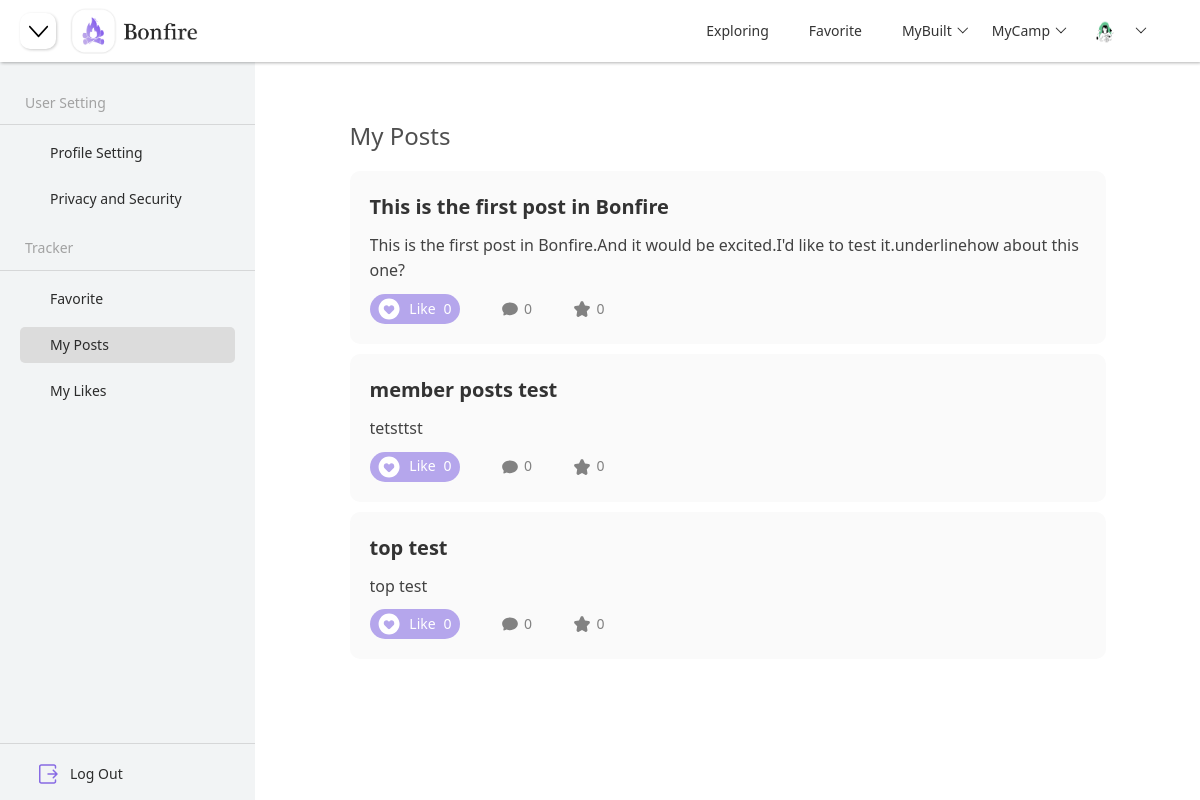
Page /user/myposts (signed in) on the earlier database version.
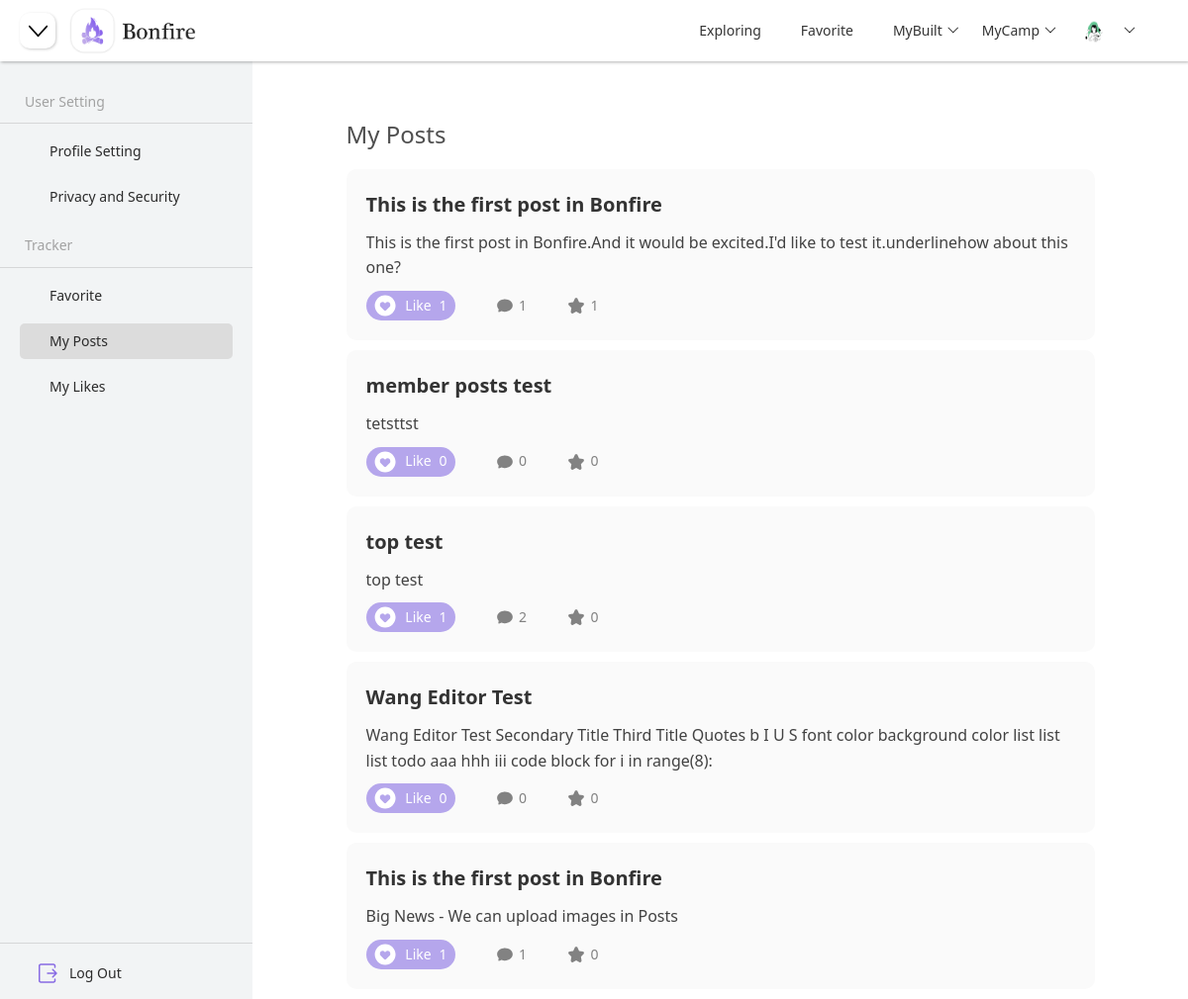
Same page on the later database version.
### models.py (models this page shows)
class UserModel(db.Model):
    __tablename__ = "user"
    id = db.Column(db.Integer, primary_key=True, autoincrement=True)
    username = db.Column(db.String(200), nullable=False, unique=False)
    email = db.Column(db.String(100), nullable=False, unique=False)
    password = db.Column(db.String(200), nullable=False)
    avatar = db.Column(db.String(200), nullable=False, default="default.png")
    gender = db.Column(db.String(10), nullable=True)
    birthday = db.Column(db.DateTime, nullable=True)
    description = db.Column(db.String(200), nullable=True)
    join_time = db.Column(db.DateTime, default=datetime.now)

class PostModel(db.Model):
    __tablename__ = "post"
    id = db.Column(db.Integer, primary_key=True, autoincrement=True)
    title = db.Column(db.String(100), nullable=False, unique=False)
    content = db.Column(db.Text, nullable=True)
    create_time = db.Column(db.DateTime, default=datetime.now)
    update_time = db.Column(db.DateTime, default=datetime.now)
    is_top = db.Column(db.Boolean, default=False)
    is_notice = db.Column(db.Boolean, default=False)
    is_delete = db.Column(db.Boolean, default=False)
    description = db.Column(db.String(200), nullable=True)
    favorite_count = db.Column(db.Integer, default=0)
    comment_count = db.Column(db.Integer, default=0)
    like_count = db.Column(db.Integer, default=0)
    user_id = db.Column(db.Integer, db.ForeignKey("user.id"))
    camp_id = db.Column(db.Integer, db.ForeignKey("camp.id"))
    category_id = db.Column(db.Integer, db.ForeignKey("category.id"))
    user = db.relationship("UserModel", backref="posts")
    camp = db.relationship("CampModel", backref="posts")
    category = db.relationship("CategoryModel", backref="posts")

### blueprints/user.py (the view)
class MyPost(Resource):
    method_decorators = [login_required]
    def get(self):
        posts = []
        post = {}
        post_models = PostModel.query.filter_by(user_id=g.user.id, is_delete=0).all()
        for post_model in post_models:
            post["title"] = post_model.title
            post["description"] = post_model.description
            post["like_count"] = post_model.like_count
            post["comment_count"] = post_model.comment_count
            post["favorite_count"] = post_model.favorite_count
            post["camp_id"] = post_model.camp_id
            post["category_id"] = post_model.category_id
            post["post_id"] = post_model.id
            posts.append(post)
            post = {}
        if len(posts) == 0:
            posts = None
        camp_builders = get_all_camp_builder()
        camp_joins = get_all_camp_join()
        return render_template("lists.html", status="myposts", posts=posts, user=g.user, camp_builders=camp_builders, camp_joins=camp_joins)

### app.py (called while the page is built)
@app.before_request
def before_request():
    user_id = session.get("user_id")
    if user_id:
        try:
            user = UserModel.query.get(user_id)
            g.user = user
        except:
            g.user = None

@app.context_processor
def context_processor():
    if hasattr(g, "user"):
        return {"user": g.user}
    else:
        return {}

### blueprints/user.py (called while the page is built)
@api.representation('text/html')
def output_html(data, code, headers=None):
    if isinstance(data, str):
        resp = Response(data)
        return resp
    else:
        return Response(json.dumps(data), mimetype='application/json')

### controller.py (called while the page is built)
def get_all_camp_builder():
    user_id = session.get("user_id")
    if user_id:
        camp_user = CampUserModel.query.filter_by(user_id=user_id, identity="Builder").all()
        camps = []
        camp_dict = {}
        for camp in camp_user:
            camp_dict["camp_id"] = camp.camp_id
            camp = CampModel.query.filter_by(id=camp.camp_id).first()
            camp_dict["camp_name"] = camp.name
            camps.append(camp_dict)
            camp_dict = {}
        return camps
    else:
        return {}

def get_all_camp_join():
    user_id = session.get("user_id")
    if user_id:
        camp_user = CampUserModel.query.filter_by(user_id=user_id).filter(CampUserModel.identity.in_(["Admin", "Member"])).all()
        camps = []
        camp_dict = {}
        for camp in camp_user:
            camp_dict["camp_id"] = camp.camp_id
            camp = CampModel.query.filter_by(id=camp.camp_id).first()
            camp_dict["camp_name"] = camp.name
            camps.append(camp_dict)
            camp_dict = {}
        return camps
    else:
        return {}

### decoration.py (called while the page is built)
def login_required(func):
    @wraps(func)
    def wrapper(*args, **kwargs):
        if hasattr(g, 'user'):
            return func(*args, **kwargs)
        else:
            return redirect(url_for("user.login"))
    return wrapper

### templates/lists.html (shortened to what this page needs)
{% extends "components/index_navi.html" %}
{% block head %}
    <link rel="stylesheet" href="{{ url_for('static', filename='css/camp.css') }}">
    <link rel="stylesheet" href="{{ url_for('static', filename='css/profile.css') }}">
{% endblock %}
{% block navi_shrink %}
    <button class="justify-content-start shrink-btn" onclick="side()">
    </button>
{% endblock %}
{% block body %}
    {% include "components/profile_side.html" %}
    {% include "components/lists_container.html" %}
{% endblock %}

### templates/components/index_navi.html (shortened to what this page needs)
<!DOCTYPE html>
<html lang="en">
<head>
    <link rel="stylesheet" href="{{ url_for('static', filename='bootstrap/bootstrap@5.1.1.min.css') }}">
    <link rel="stylesheet" href="{{ url_for('static', filename='css/base.css') }}">
    <link rel="stylesheet" href="{{ url_for('static', filename='layui/css/layui.css') }}">
    {% block head %}{% endblock %}
</head>
<body>
<nav class="navbar navbar-expand-md nav-bar fixed-top">
    {% block navi_shrink %}{% endblock %}
    <img class="justify-content-start navi-logo"
         src={{ url_for("static", filename="images/nav-logo.png") }}>
    <div class="collapse navbar-collapse justify-content-end nav-content" id="collapsibleNavbar">
        <ul class="navbar-nav nav-title layui-nav">
            <li class="layui-nav-item">
                <a href="{{ url_for("index.index") }}">Exploring</a>
            </li>
            <li class="layui-nav-item">
                <a href="/user/favorite">Favorite</a>
            </li>
            <li class="layui-nav-item">
                <a href="javascript:">MyBuilt</a>
            </li>
            <li class="layui-nav-item">
                <a href="javascript:">MyCamp</a>
            </li>
            <li class="layui-nav-item">
                <a href="javascript:;">
                    {% if user.avatar == "default.png" %}
                        <img src="{{ url_for('static', filename='images/default.png') }}" alt="avatar"
                             class="layui-nav-img" id="navi-logo">
                    {% else %}
                        <img class="layui-nav-img"
                             src="/static/upload/avatar/{{ user.avatar }}"
                             alt="avatar" id="navi-logo">
                    {% endif %}
                </a>
            </li>
        </ul>
    </div>
</nav>
{% block body %}{% endblock %}
</body>
</html>

### templates/components/profile_side.html (shortened to what this page needs)
<div class="container-fluid" id="main-body">
    <div class="side-menu profile-menu" id="side-menu">
        <div id="hide-menu">
            <p class="profile-title">User Setting</p>
            <hr class="segmentation">
            {% if status=="profile" %}
                <a class="pro-button active-profile" href="{{ url_for("user.profile") }}">
                    Profile Setting
                </a>
            {% else %}
                <a class="pro-button" href="{{ url_for("user.profile") }}">
                    Profile Setting
                </a>
            {% endif %}
            {% if status=="privacy" %}
                <a class="pro-button active-profile" href="{{ url_for("user.privacy") }}">
                    Privacy and Security
                </a>
            {% else %}
                <a class="pro-button" href="{{ url_for("user.privacy") }}">
                    Privacy and Security
                </a>
            {% endif %}
            <p class="profile-title" style="margin-top: 20px">Tracker</p>
            <hr class="segmentation">
            {% if status=="favorite" %}
                <a class="pro-button active-profile" href="/user/favorite">
                    Favorite
                </a>
            {% else %}
                <a class="pro-button" href="/user/favorite">
                    Favorite
                </a>
            {% endif %}
            {% if status == "myposts" %}
                <a class="pro-button active-profile" href="/user/myposts">
                    My Posts
                </a>
            {% else %}
                <a class="pro-button" href="/user/myposts">
                    My Posts
                </a>
            {% endif %}
            {% if status=="like" %}
                <a class="pro-button active-profile" href="/user/like">
                    My Likes
                </a>
            {% else %}
                <a class="pro-button" href="/user/like">
                    My Likes
                </a>
            {% endif %}
            <div class="side-bottom">
                <hr class="segmentation">
                <div class="dropdown">
                    <ul class="nav nav-pills flex-column mb-auto " id="side-list">
                        <li class="nav-item nav-items">
                            <a href="{{ url_for("user.logout") }}" class="nav-link list-items">
                                Log Out
                            </a>
                        </li>
                    </ul>
                </div>
            </div>
        </div>
    </div>
</div>

### templates/components/lists_container.html (shortened to what this page needs)
<div class="container-box" id="container-box">
    <div class="center" id="center-box-lists">
        {% if status == "favorite"  %}
            <h4 class="profile-page-title">My Favorite</h4>
        {% elif status == "myposts" %}
            <h4 class="profile-page-title">My Posts</h4>
        {% else %}
            <h4 class="profile-page-title">My Likes</h4>
        {% endif %}
        {% if posts != None %}
            {% for post in posts %}
                <div class="posts">
                    <div class="post-title">
                        <a class="post-title-content"
                           href="/camp/{{ post["camp_id"] }}/{{ post["category_id"] }}/{{ post["post_id"] }}">{{ post["title"] }}</a>
                    </div>
                    <div class="post-content">
                        <p class="post-content-text">
                            {{ post["description"] }}
                        </p>
                    </div>
                    <div class="post-info">
                        <div class="like">
                            <p class="like-info-text">Like</p>
                            <p class="like-info-num">{{ post["like_count"] }}</p>
                        </div>
                        <div class="comment">
                            <p>{{ post["comment_count"] }}</p>
                        </div>
                        <div class="favorite">
                            <p>{{ post["favorite_count"] }}</p>
                        </div>
                    </div>
                </div>
            {% endfor %}
        {% else %}
            <div style="text-align: center">
                <img src="/static/images/nothing.png" style="width: 50%" alt="nothing found here!">
            </div>
        {% endif %}
    </div>
</div>

### static/css/base.css (style rules this page uses)
html { scroll-behavior:smooth; }
* { margin: 0; padding: 0; box-sizing: border-box; }
li { list-style: none }
img { border: 0; vertical-align: middle }
button { cursor: pointer }
a { color: #D6D6D6; text-decoration: none !important; }
p { margin-bottom: unset !important; }
button, input { font-family: Microsoft YaHei, Heiti SC, tahoma, arial, Hiragino Sans GB, "\5B8B\4F53", sans-serif; border: 0; outline: none; }
.navi-logo { height: 46px; margin-left: 10px; }
.nav-bar { box-shadow: 1px 1px 3px rgb(0 0 0 / 30%); backdrop-filter: saturate(180%) blur(20px)!important; z-index: 99!important; }
.nav-content { margin-right: 30px; }
.nav-title a { color: #343434 !important; transition: ease 0.3s; }
.segmentation { color: gray; border-bottom: none !important; background-color: gray; }
.shrink-btn { margin-left: 20px; background-color: #ffffff; border-radius: 10px; width: 36px; height: 36px; box-shadow: 1px 1px 3px rgb(0 0 0 / 20%); transition: ease 0.3s; }
#shrink-svg { transition: ease 0.3s; }

### static/css/camp.css (style rules this page uses)
#main-body { display: flex; padding-left: 0; padding-right: 0; margin-top: 62px; }
@media (min-width: 751px) { #side-menu { position: fixed; display: flex; width: 255px; background-color: #f2f4f5; height: calc(100vh - 62px); transition: ease .5s; padding-top: 30px; overflow: hidden; flex-direction: column; left: 0; } }
@media screen and (min-width: 751px) { .container-box { display: flex; position: absolute; justify-content: center; width: calc(100vw - 255px); height: calc(100vh - 62px); transition: width .5s ease; right: 0; } }
@media screen and (min-width: 751px) { .center { width: calc(100vw - 500px); height: calc(100vh - 62px); overflow: scroll; overflow-x: hidden; } }
.side-bottom { position: absolute; width: 100%; bottom: 0; }
#side-list { flex-wrap: nowrap; margin-left: 20px; margin-right: 20px; margin-bottom: 0 !important; }
.list-items { display: flex; white-space: nowrap; height: 34px; width: 100%; align-items: center; overflow: hidden; color: #2B2B2B !important; font-size: 14px !important; flex-wrap: wrap; padding-bottom: 28px; margin-bottom: 10px; }
.posts { background-color: #fafafa; border-radius: 10px; padding: 20px; margin-bottom: 10px; transition: ease .4s; }
.post-title { display: flex; align-items: center; margin-bottom: 10px; }
.post-title-content { font-weight: bold; font-size: 20px; }
.post-content { overflow: hidden; text-overflow: ellipsis; display: -webkit-box; -webkit-line-clamp: 2; -webkit-box-orient: vertical; margin-bottom: 10px; }
.post-content-text { display: inline; color: #424242; }
@media (min-width: 751px) { .post-info { width: 235px; display: flex; justify-content: space-between; } }
.like { display: flex; background-color: #b5a6ec; height: 30px; width: 90px; border-radius: 15px; align-items: center; justify-content: space-evenly; color: white; font-size: 14px; }
.comment { display: flex; color: #828282; font-size: 14px; align-items: center; }
.favorite { display: flex; color: #828282; font-size: 14px; align-items: center; }

### static/css/profile.css (style rules this page uses)
@media screen and (min-width: 751px) { .center { width: 60%; height: calc(100vh - 62px); overflow: scroll; overflow-x: hidden; } }
.profile-title { display: flex; font-size: 14px; color: #a2a2a2; margin-left: 25px; }
.pro-button { display: flex; height: 36px; margin-left: 20px; margin-right: 20px; width: 215px; padding-left: 30px; align-items: center; border-radius: 5px; cursor: pointer; transition: ease 0.3s; margin-bottom: 10px; font-size: 14px; color: #2b2b2b; }
.profile-page-title { margin-top: 60px; margin-bottom: 20px; font-size: 24px; color: #4f4f4f; }
@media screen and (min-width: 751px) { #center-box-lists { width: 80%; height: calc(100vh - 62px); overflow: scroll; overflow-x: hidden; } }
.active-profile { background-color: #dcdcdc; }

Differences in the rows shown:
changed PostModel (number 1 of 5 on the later page): like_count "0" → "1"; comment_count "0" → "1"; favorite_count "0" → "1"
changed PostModel "top test": like_count "0" → "1"; comment_count "0" → "2"
added PostModel: title "Wang Editor Test", description "Wang Editor Test Secondary Title Third Title Quotes b I U S font color background color list list list todo aaa hhh iii code block for i in range(8):", like_count "0", comment_count "0", favorite_count "0"
added PostModel: title "This is the first post in Bonfire", description "Big News - We can upload images in Posts", like_count "1", comment_count "1", favorite_count "0"
